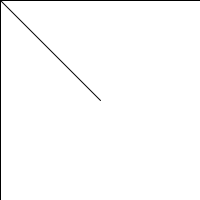
Frame 1 (no input)
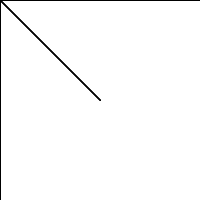
Frame 60 (the mouse pressed at the canvas centre just before this capture)
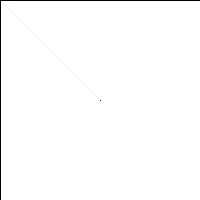
Frame 120 (the mouse held since frame 60 and released just before this capture)

The Processing sketch that drew these frames (run headless with seeded random() and noise(); from frame 60 on, the mouse is pressed at the canvas centre):

// Processing sketch: processing_60754
// ── processing_60754.pde

// mouse PVector substraction
// processing.org/learning/pvector/
// 08.05.2012 10:30
// draw a line from window center to mouse position

void setup () {
  size(200,200);
  smooth();
  background(255);
}

void draw() {
  fill(255,20);
  rect(0,0,width,height); 
  
  // one PVector for mouse location
  // one PVector for center of window
  PVector mouse = new PVector(mouseX, mouseY);
  PVector center = new PVector(width/2, height/2);
  
  // PVector substraction
  mouse.sub(center);
  
  // draw a line rapresenting the vector
  translate(width/2,height/2);
  line(0,0,mouse.x,mouse.y);
}
